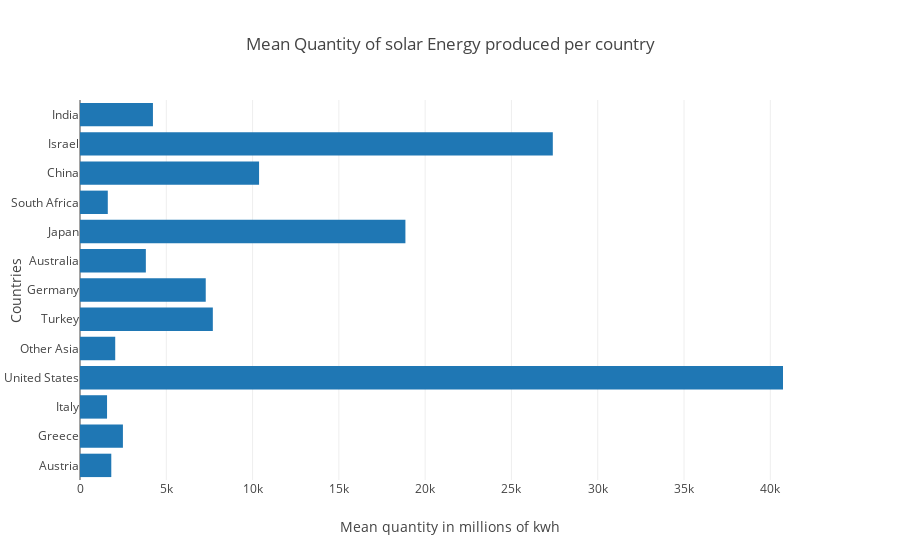

Notebook code for this chart:
### Code cell
# Calculating the mean production
mean_qtd = []
country_solar_producers = []
for country in countries:
    mean = dfsolar[dfsolar['country_or_area'] == country]['quantity'].mean()
    if(np.isnan(mean) == False and mean > 1500):
        mean_qtd.append(mean)
        country_solar_producers.append(country)

# Visualization
data = [go.Bar(x=mean_qtd, 
               y=country_solar_producers,
               orientation='h')]

layout = go.Layout(xaxis=dict(title="Mean quantity in millions of kwh"),
                   yaxis=dict(title="Countries"),
                  title="Mean Quantity of solar Energy produced per country")

fig = go.Figure(data=data, layout=layout)

py.iplot(fig, filename="mean_quantity")
plt.show()

### Figure 1 — Plotly figure (JSON) as saved in the notebook; plotly's stock layout.template omitted (floating-point values rounded to 4 significant figures)
{"data": [{"orientation": "h", "type": "bar", "x": [1813.0, 2487.0, 1567.0, 40740.0, 2041.0, 7697.0, 7286.0, 3816.0, 18860.0, 1610.0, 10380.0, 27400.0, 4226.0], "y": ["Austria", "Greece", "Italy", "United States", "Other Asia", "Turkey", "Germany", "Australia", "Japan", "South Africa", "China", "Israel", "India"]}], "layout": {"title": "Mean Quantity of solar Energy produced per country", "xaxis": {"title": "Mean quantity in millions of kwh"}, "yaxis": {"title": "Countries"}}}
